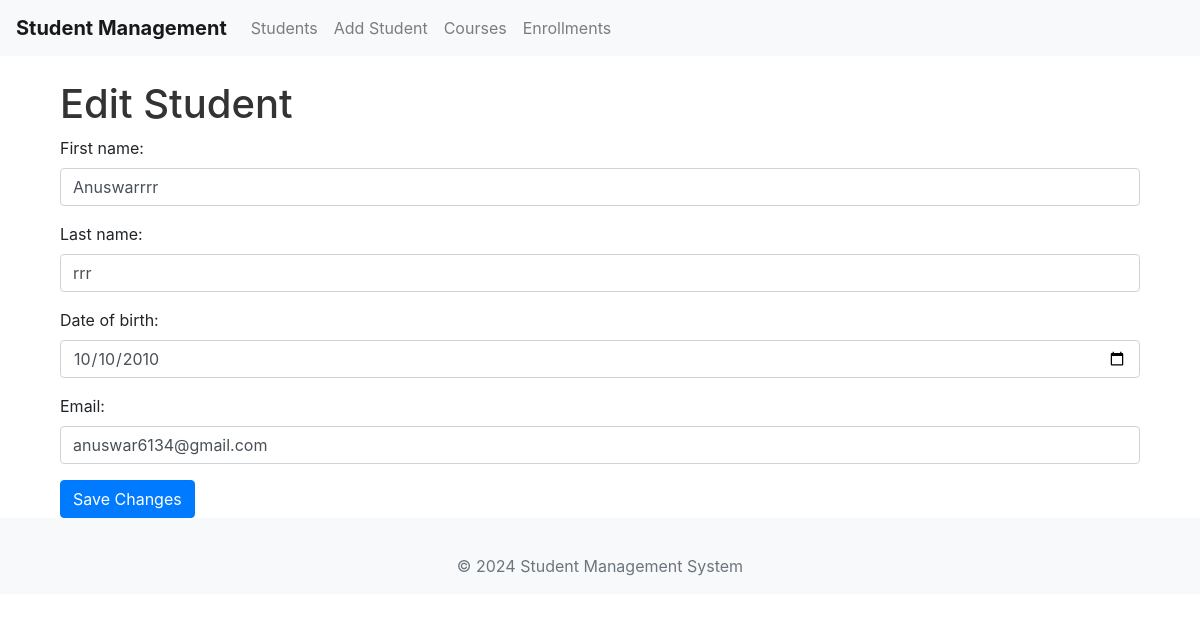
Screenshot of /students/students/1/edit/ with the database file from the repository.
### students/models.py (models this page shows, shortened)
class Student(models.Model):
    first_name = models.CharField(max_length=100)
    last_name = models.CharField(max_length=100)
    email = models.EmailField(unique=True)
    date_of_birth = models.DateField()

### students/views.py (the view)
# urls.py: path('students/<int:pk>/edit/', views.student_edit, name='student_edit'),
def student_edit(request, pk):
    student = get_object_or_404(Student, pk=pk)
    if request.method == 'POST':
        form = StudentForm(request.POST, instance=student)
        if form.is_valid():
            form.save()
            return redirect('student_list')
    else:
        form = StudentForm(instance=student)
    return render(request, 'students/student_edit.html', {'form': form})

### students/forms.py
class StudentForm(forms.ModelForm):
    class Meta:
        model = Student
        fields = ['first_name', 'last_name', 'date_of_birth', 'email']
        widgets = {
            'date_of_birth': forms.DateInput(attrs={'type': 'date', 'class': 'form-control'}),
            'first_name': forms.TextInput(attrs={'class': 'form-control', 'placeholder': 'Enter First Name'}),
            'last_name': forms.TextInput(attrs={'class': 'form-control', 'placeholder': 'Enter Last Name'}),
            'email': forms.EmailInput(attrs={'class': 'form-control', 'placeholder': 'Enter Email'}),
        }

### students/templates/students/student_edit.html (shortened to what this page needs)
{% extends "base_generic.html" %}
{% block content %}
<div class="container">
    <h1>Edit Student</h1>
    <form method="post">
        {{ form.as_p }}
        <button type="submit" class="btn btn-primary">Save Changes</button>
    </form>
</div>
{% endblock %}

### static/css/styles.css (style rules this page uses)
body { padding-top: 56px; }
.container { margin-top: 20px; }
.btn-primary { background-color: #007bff; border-color: #007bff; }
h1 { color: #333; }
.form-control::placeholder { color: #a0a0a0; }

### rows the page displays
Student: first_name "Anuswarrrr", last_name "rrr", date_of_birth "10/10/2010", email "anuswar6134@gmail.com"
